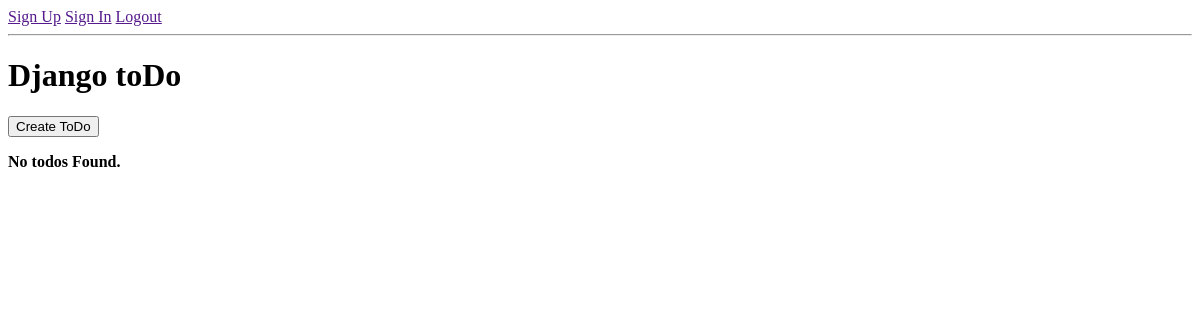
/todo/, run on an earlier commit of the app's database.
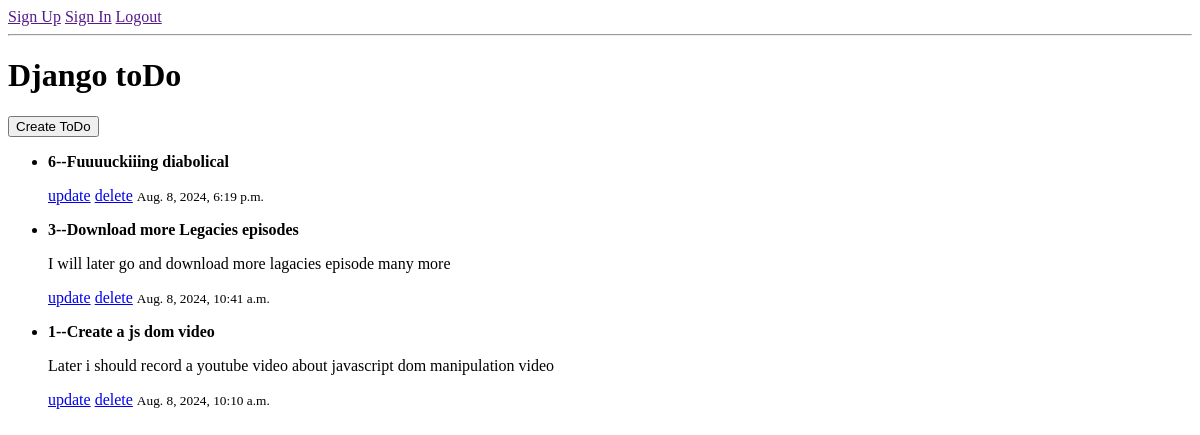
And on a later commit of the database.
### todo/models.py (models this page shows, shortened)
class TodoItem(models.Model):
    title = models.CharField(max_length=200)
    desc = models.TextField(blank=True,null=True)
    completed = models.BooleanField(default=False)
    created = models.DateTimeField(auto_now = True)
    updated = models.DateTimeField(auto_now_add=True)
    class Meta:
        ordering = ["-updated","-created"]

### todo/views.py (the view)
# urls.py: path("",views.index,name = "todo-home"),
def index(request):
    todo_items = TodoItem.objects.all()
    num = todo_items.count()
    context = {"todo_items":todo_items,"number_of_todos":num}
    return render(request,"todo/index.html",context)

### todo/templates/todo/index.html (shortened to what this page needs)
{% load static %}
<!DOCTYPE html>
<html lang="en">
<head>
</head>
<body>
    <span>
        <a href="">Sign Up</a>
        <a href="">Sign In</a>
        <a href="">Logout</a>
        <hr>
    </span>
    <h1>Django toDo</h1>
    <button id="add-btn">Create ToDo</button>
    {% if number_of_todos > 0 %}
        <ul>
            {% for todo in todo_items %}
                <li>
                    <p><b>{{todo.id}}--{{todo.title}}</b></p>
                    <p>{{todo.desc}}</p>
                    <span>
                        <a href="{% url 'update-todo' todo.id%}">update</a>
                        <a href="{% url 'delete-todo' todo.id%}">delete</a>
                    </span>
                    <small>{{todo.created}}</small>
                </li>
            {% endfor %}
        </ul>
    {% else %}
     <p><b>No todos Found.</b></p>
    {% endif %}
</body>
</html>

What changed in the data, as far as the page shows it:
added TodoItem: id "6", title "Fuuuuckiiing diabolical", created "Aug. 8, 2024, 6:19 p.m."
added TodoItem: id "3", title "Download more Legacies episodes", desc "I will later go and download more lagacies episode many more", created "Aug. 8, 2024, 10:41 a.m."
added TodoItem: id "1", title "Create a js dom video", desc "Later i should record a youtube video about javascript dom manipulation video", created "Aug. 8, 2024, 10:10 a.m."
Also different on the page:
text no longer shown: "No todos Found."
